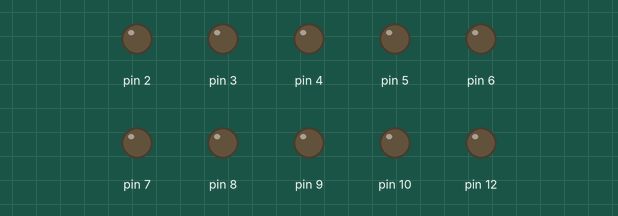
The sketch below on a simulated Arduino Uno, built with avr-gcc and run on an emulated ATmega328P. On the bench: output pins drawn as LEDs (lit = HIGH).

Above: at 0.1 s.
At 5.1 s:
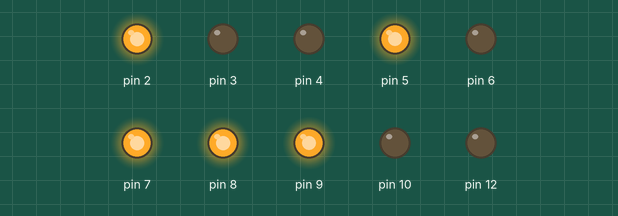
At 9.1 s:
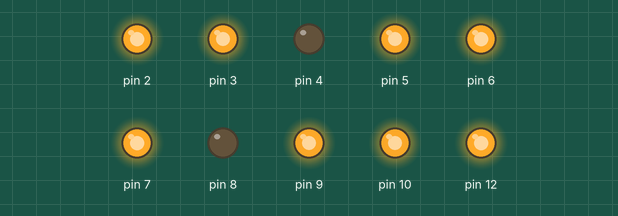
At 12.6 s:
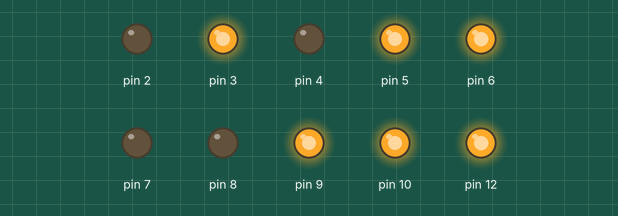
At 19.6 s:
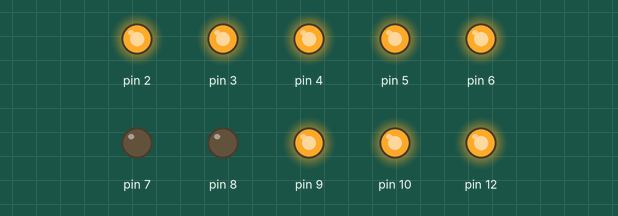
At 35.6 s:
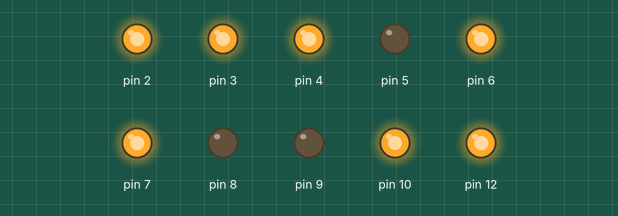
Timing chart, 0 to 40.0 s (numbered marks = the images above):
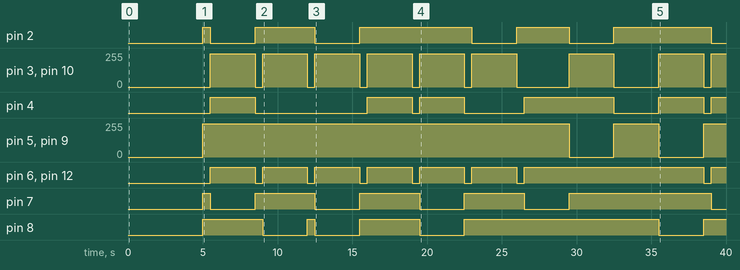

Measured:
- by itself, pin 2: LOW → HIGH at 5.0 s, → LOW 0.50 s later, → HIGH 3.0 s later, → LOW 4.0 s later, … (10 changes in this stretch)
- by itself, pin 3, pin 10: 0/255 → 250/255 at 5.5 s, → 0/255 3.0 s later, → 250/255 0.50 s later, → 0/255 3.0 s later, … (17 changes in this stretch)
- by itself, pin 4: LOW → HIGH at 5.5 s, → LOW 3.0 s later, → HIGH 7.5 s later, → LOW 3.0 s later, … (11 changes in this stretch)
- by itself, pin 5, pin 9: goes 250/255 24.5 s, 0/255 3.0 s, 250/255 3.0 s, 0/255 3.0 s, then 250/255
- by itself, pin 6, pin 12: goes 6 × (HIGH 3.0 s, LOW 0.50 s), HIGH 12.0 s, LOW 0.50 s, then HIGH
- by itself, pin 7: goes HIGH 0.50 s, 3 × (LOW 3.0 s, HIGH 4.0 s), LOW 3.0 s, HIGH 9.5 s, then LOW
- by itself, pin 8: LOW → HIGH at 5.0 s, → LOW 4.0 s later, → HIGH 3.0 s later, → LOW 0.50 s later, … (9 changes in this stretch)

The sketch:

mk_car.ino
```cpp
int fle = A0 ;//左前輪轉向
int fri = A1 ;//右前輪轉向
int ble = A2 ;//左後輪轉向
int bri = A3 ;//右後輪轉向


void setup() {
  pinMode(fl,INPUT);
  pinMode(fr,INPUT);
  pinMode(bl,INPUT);
  pinMode(br,INPUT);
  pinMode(2,OUTPUT);
  pinMode(3,OUTPUT);
  pinMode(4,OUTPUT);
  pinMode(5,OUTPUT);
  pinMode(6,OUTPUT);
  pinMode(7,OUTPUT);
  pinMode(8,OUTPUT);
  pinMode(9,OUTPUT);
  pinMode(10,OUTPUT);
  pinMode(12,OUTPUT);
  delay(5000);


}

void loop() {
st();
delay(500);
forward();
delay(3000);
st();
delay(500);
back();
delay(3000);
st();
delay(500);
left();
delay(3000);
st();
delay(500);
right();
delay(3000);
st();
delay(500);
leftf();
delay(3000);
st();
delay(500);
rightf();
delay(3000);
st();
delay(500);
fl();
delay(3000);
fr();
delay(3000);
bl();
delay(3000);
br();
delay(3000);


}
void forward(){
  digitalWrite(12,HIGH);//SLPD
digitalWrite(6,HIGH);//SLPT
digitalWrite(7,LOW);//DIRAD
digitalWrite(8,HIGH);//DIRBD
digitalWrite(2,LOW);//DIRAt
digitalWrite(4,HIGH);//DIRBT
analogWrite(3,250);//PWMAT
analogWrite(5,250);//PWMBT
analogWrite(9,250);//PWMAD
analogWrite(10,250);//PWMBD
  }
void back(){
digitalWrite(12,HIGH);//SLPD
digitalWrite(6,HIGH);//SLPT
digitalWrite(7,HIGH);//DIRAD
digitalWrite(8,LOW);//DIRBD
digitalWrite(2,HIGH);//DIRAt
digitalWrite(4,LOW);//DIRBT
analogWrite(3,250);//PWMAT
analogWrite(5,250);//PWMBT
analogWrite(9,250);//PWMAD
analogWrite(10,250);//PWMBD
}
void left(){
  digitalWrite(12,HIGH);//SLPD
digitalWrite(6,HIGH);//SLPT
digitalWrite(7,LOW);//DIRAD
digitalWrite(8,LOW);//DIRBD
digitalWrite(2,LOW);//DIRAt
digitalWrite(4,LOW);//DIRBT
analogWrite(3,250);//PWMAT
analogWrite(5,250);//PWMBT
analogWrite(9,250);//PWMAD
analogWrite(10,250);//PWMBD
}
void right(){
digitalWrite(12,HIGH);//SLPD
digitalWrite(6,HIGH);//SLPT
digitalWrite(7,HIGH);//DIRAD
digitalWrite(8,HIGH);//DIRBD
digitalWrite(2,HIGH);//DIRAt
digitalWrite(4,HIGH);//DIRBT
analogWrite(3,250);//PWMAT
analogWrite(5,250);//PWMBT
analogWrite(9,250);//PWMAD
analogWrite(10,250);//PWMBD
}
void leftf(){
digitalWrite(12,HIGH);//SLPD
digitalWrite(6,HIGH);//SLPT
digitalWrite(7,LOW);//DIRAD
digitalWrite(8,LOW);//DIRBD
digitalWrite(2,HIGH);//DIRAt
digitalWrite(4,HIGH);//DIRBT
analogWrite(3,250);//PWMAT
analogWrite(5,250);//PWMBT
analogWrite(9,250);//PWMAD
analogWrite(10,250);//PWMBD
}
void rightf(){
digitalWrite(12,HIGH);//SLPD
digitalWrite(6,HIGH);//SLPT
digitalWrite(7,HIGH);//DIRAD
digitalWrite(8,HIGH);//DIRBD
digitalWrite(2,LOW);//DIRAt
digitalWrite(4,LOW);//DIRBT
analogWrite(3,250);//PWMAT
analogWrite(5,250);//PWMBT
analogWrite(9,250);//PWMAD
analogWrite(10,250);//PWMBD
}
void fr(){
digitalWrite(12,HIGH);//SLPD
digitalWrite(6,HIGH);//SLPT
digitalWrite(7,HIGH);//DIRAD
digitalWrite(8,HIGH);//DIRBD
digitalWrite(2,LOW);//DIRAt
digitalWrite(4,HIGH);//DIRBT
analogWrite(3,250);//PWMAT
analogWrite(5,0);//PWMBT
analogWrite(9,0);//PWMAD
analogWrite(10,250);//PWMBD
}
void br(){
digitalWrite(12,HIGH);//SLPD
digitalWrite(6,HIGH);//SLPT
digitalWrite(7,HIGH);//DIRAD
digitalWrite(8,LOW);//DIRBD
digitalWrite(2,HIGH);//DIRAt
digitalWrite(4,HIGH);//DIRBT
analogWrite(3,250);//PWMAT
analogWrite(5,0);//PWMBT
analogWrite(9,0);//PWMAD
analogWrite(10,250);//PWMBD
}
void fl(){
digitalWrite(12,HIGH);//SLPD
digitalWrite(6,HIGH);//SLPT
digitalWrite(7,LOW);//DIRAD
digitalWrite(8,HIGH);//DIRBD
digitalWrite(2,HIGH);//DIRAt
digitalWrite(4,HIGH);//DIRBT
analogWrite(3,0);//PWMAT
analogWrite(5,250);//PWMBT
analogWrite(9,250);//PWMAD
analogWrite(10,0);//PWMBD
}
void bl(){
digitalWrite(12,HIGH);//SLPD
digitalWrite(6,HIGH);//SLPT
digitalWrite(7,HIGH);//DIRAD
digitalWrite(8,HIGH);//DIRBD
digitalWrite(2,HIGH);//DIRAt
digitalWrite(4,LOW);//DIRBT
analogWrite(3,0);//PWMAT
analogWrite(5,250);//PWMBT
analogWrite(9,250);//PWMAD
analogWrite(10,0);//PWMBD
}
void st(){
digitalWrite(12,LOW);//SLPD
digitalWrite(6,LOW);//SLPT
digitalWrite(7,HIGH);//DIRAD
digitalWrite(8,HIGH);//DIRBD
digitalWrite(2,HIGH);//DIRAt
digitalWrite(4,LOW);//DIRBT
analogWrite(3,0);//PWMAT
analogWrite(5,250);//PWMBT
analogWrite(9,250);//PWMAD
analogWrite(10,0);//PWMBD
}
```
